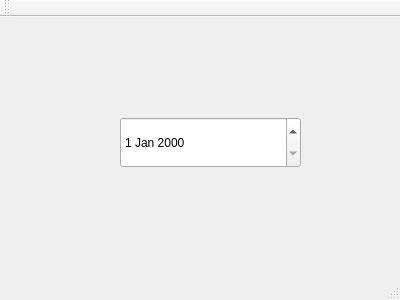
<?xml version="1.0" encoding="UTF-8"?>
<ui version="4.0">
 <class>MainWindow</class>
 <widget class="QMainWindow" name="MainWindow">
  <property name="geometry">
   <rect>
    <x>0</x>
    <y>0</y>
    <width>400</width>
    <height>300</height>
   </rect>
  </property>
  <property name="windowTitle">
   <string>MainWindow</string>
  </property>
  <widget class="QWidget" name="centralWidget">
   <widget class="QDateEdit" name="dateEdit">
    <property name="geometry">
     <rect>
      <x>120</x>
      <y>100</y>
      <width>181</width>
      <height>51</height>
     </rect>
    </property>
   </widget>
  </widget>
  <widget class="QMenuBar" name="menuBar">
   <property name="geometry">
    <rect>
     <x>0</x>
     <y>0</y>
     <width>400</width>
     <height>21</height>
    </rect>
   </property>
  </widget>
  <widget class="QToolBar" name="mainToolBar">
   <attribute name="toolBarArea">
    <enum>TopToolBarArea</enum>
   </attribute>
   <attribute name="toolBarBreak">
    <bool>false</bool>
   </attribute>
  </widget>
  <widget class="QStatusBar" name="statusBar"/>
 </widget>
 <layoutdefault spacing="6" margin="11"/>
 <resources/>
 <connections/>
</ui>
